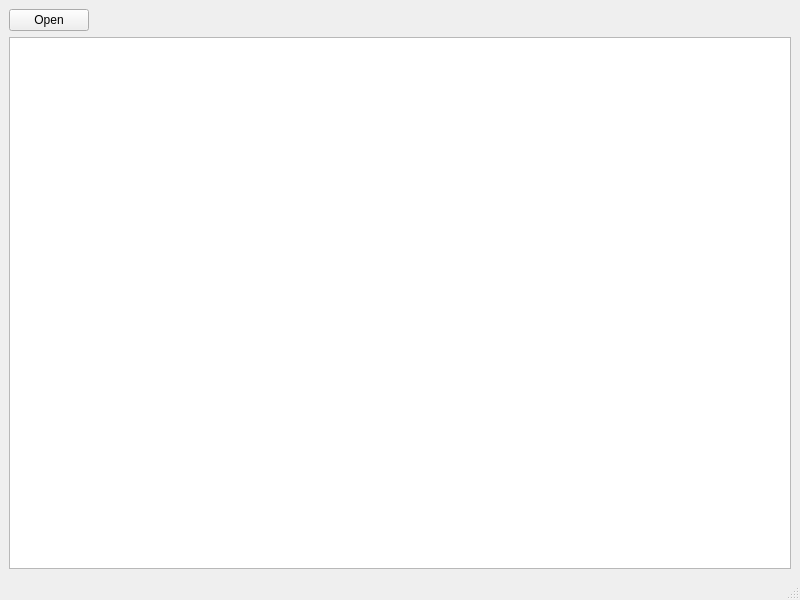
<?xml version="1.0" encoding="UTF-8"?>
<ui version="4.0">
 <class>MainWindow</class>
 <widget class="QMainWindow" name="MainWindow">
  <property name="geometry">
   <rect>
    <x>0</x>
    <y>0</y>
    <width>800</width>
    <height>600</height>
   </rect>
  </property>
  <property name="windowTitle">
   <string>MainWindow</string>
  </property>
  <widget class="QWidget" name="centralwidget">
   <layout class="QVBoxLayout" name="verticalLayout">
    <item>
     <layout class="QHBoxLayout" name="horizontalLayout">
      <item>
       <widget class="QPushButton" name="pushButton">
        <property name="text">
         <string>Open</string>
        </property>
       </widget>
      </item>
      <item>
       <spacer name="horizontalSpacer">
        <property name="orientation">
         <enum>Qt::Horizontal</enum>
        </property>
        <property name="sizeHint" stdset="0">
         <size>
          <width>40</width>
          <height>20</height>
         </size>
        </property>
       </spacer>
      </item>
     </layout>
    </item>
    <item>
     <widget class="QTextEdit" name="textEdit"/>
    </item>
   </layout>
  </widget>
  <widget class="QMenuBar" name="menubar">
   <property name="geometry">
    <rect>
     <x>0</x>
     <y>0</y>
     <width>800</width>
     <height>22</height>
    </rect>
   </property>
  </widget>
  <widget class="QStatusBar" name="statusbar"/>
 </widget>
 <resources/>
 <connections/>
</ui>
